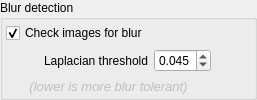
               <widget class="QGroupBox" name="group_blurDetection">
                <property name="title">
                 <string>Blur detection</string>
                </property>
                <layout class="QGridLayout" name="gridLayout_8">
                 <property name="leftMargin">
                  <number>3</number>
                 </property>
                 <property name="topMargin">
                  <number>3</number>
                 </property>
                 <property name="rightMargin">
                  <number>3</number>
                 </property>
                 <property name="bottomMargin">
                  <number>3</number>
                 </property>
                 <item row="2" column="0" colspan="2">
                  <widget class="QLabel" name="label_15">
                   <property name="enabled">
                    <bool>false</bool>
                   </property>
                   <property name="font">
                    <font>
                     <pointsize>10</pointsize>
                     <italic>true</italic>
                    </font>
                   </property>
                   <property name="text">
                    <string>(lower is more blur tolerant)</string>
                   </property>
                   <property name="alignment">
                    <set>Qt::AlignCenter</set>
                   </property>
                  </widget>
                 </item>
                 <item row="0" column="0">
                  <widget class="QCheckBox" name="checkBox_blurDetection">
                   <property name="text">
                    <string>Check images for blur</string>
                   </property>
                   <property name="checked">
                    <bool>true</bool>
                   </property>
                  </widget>
                 </item>
                 <item row="1" column="1">
                  <widget class="QDoubleSpinBox" name="doubleSpinBox_blurThreshold">
                   <property name="enabled">
                    <bool>true</bool>
                   </property>
                   <property name="focusPolicy">
                    <enum>Qt::ClickFocus</enum>
                   </property>
                   <property name="decimals">
                    <number>3</number>
                   </property>
                   <property name="minimum">
                    <double>0.001000000000000</double>
                   </property>
                   <property name="maximum">
                    <double>9.990000000000000</double>
                   </property>
                   <property name="singleStep">
                    <double>0.001000000000000</double>
                   </property>
                   <property name="value">
                    <double>0.045000000000000</double>
                   </property>
                  </widget>
                 </item>
                 <item row="1" column="2">
                  <spacer name="horizontalSpacer_6">
                   <property name="orientation">
                    <enum>Qt::Horizontal</enum>
                   </property>
                   <property name="sizeHint" stdset="0">
                    <size>
                     <width>40</width>
                     <height>20</height>
                    </size>
                   </property>
                  </spacer>
                 </item>
                 <item row="1" column="0">
                  <widget class="QLabel" name="label_13">
                   <property name="enabled">
                    <bool>true</bool>
                   </property>
                   <property name="text">
                    <string>Laplacian threshold</string>
                   </property>
                   <property name="alignment">
                    <set>Qt::AlignRight|Qt::AlignTrailing|Qt::AlignVCenter</set>
                   </property>
                  </widget>
                 </item>
                </layout>
               </widget>
